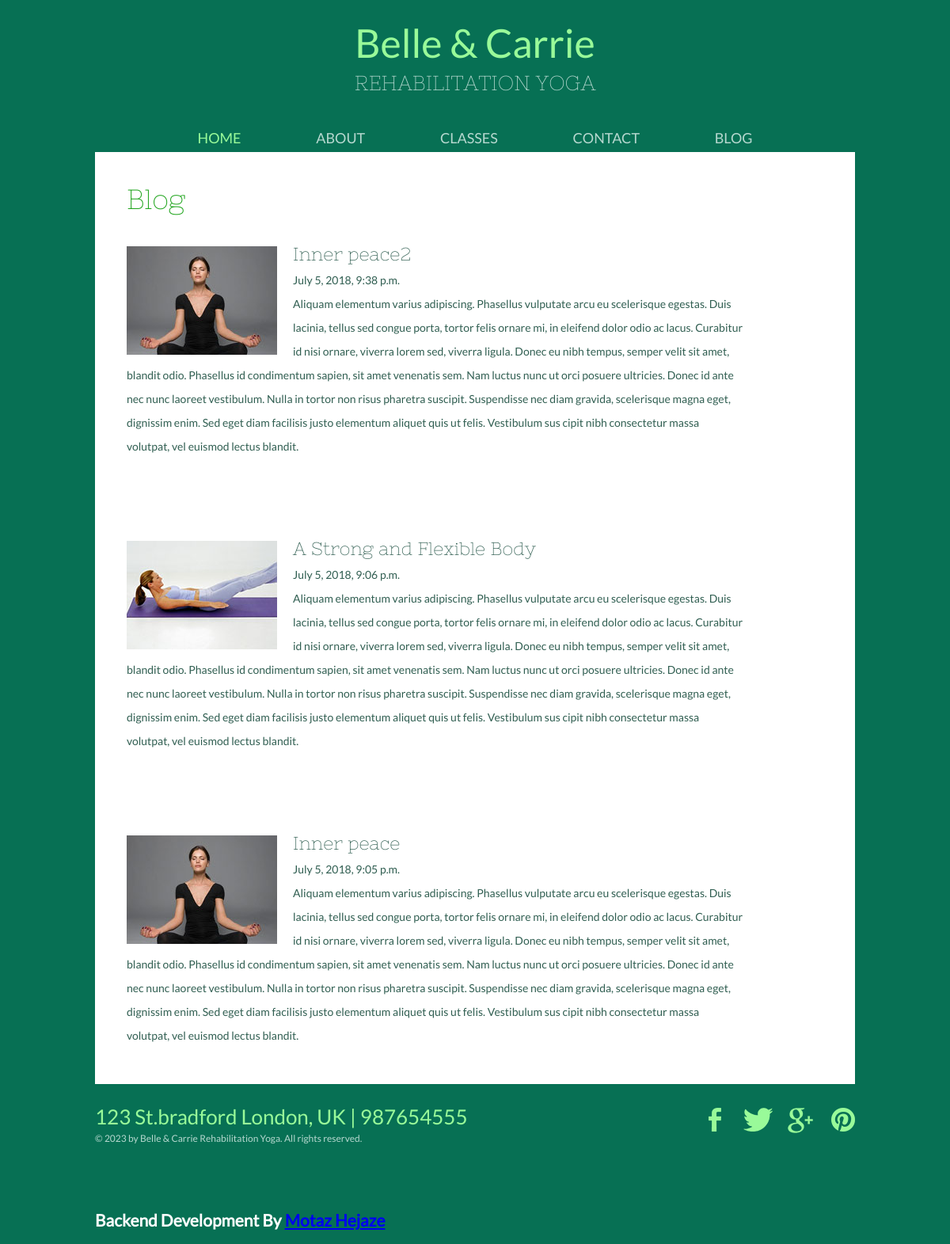
Screenshot of /blog/ with the database file from the repository.
### yoga/models.py (models this page shows)
class Post(models.Model):
    title = models.CharField(max_length=100)
    image = models.ImageField(upload_to='posts_images')
    date = models.DateField()
    paragraph = models.TextField()
    published = models.BooleanField(default=False)
    created_at = models.DateTimeField(auto_now_add=True,db_index=True)
    updated_at = models.DateTimeField(auto_now=True)
    class Meta:
        verbose_name = 'Post'
        verbose_name_plural = 'Posts'

class Information(models.Model):
    address = models.CharField(max_length=50)
    phone = models.CharField(max_length=20)
    facebook = models.URLField(max_length=50)
    twitter = models.URLField(max_length=50)
    pinterest = models.URLField(max_length=50)
    google = models.URLField(max_length=50)
    background = models.ImageField(upload_to='website_images')

### yoga/views.py (the view)
# urls.py: 2. Add a URL to urlpatterns:  path('blog/', include('blog.urls'))
def blog(request):
    site_infos = Information.objects.first()
    posts = Post.objects.filter(published=True).order_by('-created_at')[:3]
    data = {'site_infos':site_infos,
            'posts':posts,
    }
    return render(request, 'yoga/blog.html' , context=data)

### yoga/templates/yoga/blog.html
{% extends "layout.html" %}
{% block content %}
<div id="body">
    <h2>Blog</h2>
    <ul class="blog">
        {% for post in posts %}
        <li>
            <img src="{{ post.image.url }}" alt="yoga in group">
            <h3><a href="{% url 'post' post.id %}">{{ post.title }}</a></h3>
            <span>{{ post.created_at }} </span>
            <p>
                {{ post.paragraph }}
            </p>
        </li>
        {% endfor %}
    </ul>
</div>
<div id="footer">
		<div>
			<span>{{ site_infos.address }} | {{ site_infos.phone }}</span>
			<p>
				&copy; 2023 by Belle &amp; Carrie Rehabilitation Yoga. All rights reserved.
			</p>
		</div>
		<div id="connect">
			<a href="{{ site_infos.facebook }}" id="facebook" target="_blank">Facebook</a>
			<a href="{{ site_infos.twitter }}" id="twitter" target="_blank">Twitter</a>
			<a href="{{ site_infos.google }}" id="googleplus" target="_blank">Google&#43;</a>
			<a href="{{ site_infos.pinterest }}" id="pinterest" target="_blank">Pinterest</a>
		</div>
	</div>
{% endblock %}

### yoga/templates/layout.html (shortened to what this page needs)
{% load static %}
<!DOCTYPE html>
<html>
<head>
	<link rel="stylesheet" type="text/css" href="{% static 'yoga/css/style.css' %}">
	<link rel="stylesheet" type="text/css" href="{% static 'yoga/css/mobile.css' %}">
</head>
<body>
	<div id="header">
		<h1><a href="{% url  'home' %}">Belle &amp; Carrie <span>Rehabilitation Yoga</span></a></h1>
		<ul id="navigation">
			<li class="current">
				<a href="{% url  'home' %}">Home</a>
			</li>
			<li>
				<a href="{% url  'about' %}">About</a>
			</li>
			<li>
				<a href="{% url  'classes' %}">Classes</a>
			</li>
			<li>
				<a href="{% url  'contact' %}">Contact</a>
			</li>
			<li>
				<a href="{% url  'blog' %}">Blog</a>
			</li>
		</ul>
    </div>
    {% block content %}
    {% endblock %}
<div id="me">
	<p style="color: white;margin-top:2px;"><h2>Backend Development By <a href="https://www.linkedin.com/in/al-motaz-hejazy/">Motaz Hejaze</a></h2></p>
</div>
</body>
</html>

### yoga/static/yoga/css/style.css (style rules this page uses)
body { background: #077054; color: #315f52; font-family: 'latoregular'; font-size: 14px; margin: 0; padding: 0; }
a { outline: none; }
img { border: none; }
p { line-height: 30px; margin: 0; }
#header { margin: 0 auto; max-width: 960px; }
#header h1 { font-size: 50px; font-weight: normal; line-height: 50px; margin: 0; padding: 30px 0; text-align: center; }
#header h1 a { color: #99fa99; text-decoration: none; }
#header h1 a span { color: #b6d8cf; display: block; font-family: 'nixie_oneregular'; font-size: 26px; text-transform: uppercase; }
#header ul#navigation { list-style: none; margin: 0; padding: 0; text-align: center; }
#header ul#navigation li { display: inline; line-height: 30px; position: relative; }
#header ul#navigation li a { color: #b6d8cf; font-size: 18px; padding: 0 46px; text-align: center; text-decoration: none; text-transform: uppercase; }
#header ul#navigation li.current a { color: #99fa99; }
#body { background: #ffffff; margin: 1px auto 0; max-width: 880px; min-height: 827px; overflow: hidden; padding: 45px 40px 46px; }
#body > h2 { color: #21a51e; font-family: 'nixie_oneregular'; font-size: 35px; font-weight: normal; line-height: 30px; margin: 0; padding: 0 0 44px; }
#body div.content h3, #body form h3, #body ul.blog li h3 { font-family: 'nixie_oneregular'; font-size: 23px; font-weight: normal; line-height: 30px; margin: 0; padding: 25px 0 0; }
#body ul.blog { list-style: none; margin: 0; padding: 0; }
#body ul.blog li { overflow: hidden; padding: 104px 100px 0 0; }
#body ul.blog li:first-child { padding: 0 100px 0 0; }
#body ul.blog li img { display: block; float: left; margin: 0 20px 0 0; max-width: 100%; width: auto; }
#body ul.blog li h3 { line-height: 20px; padding: 0 0 8px; }
#body ul.blog li h3 a, #body div.content div.sidebar ul li h4 a { color: #315f52; text-decoration: none; }
#body ul.blog li span, #body div.content div.article span, #body div.content div.sidebar ul li span { display: block; line-height: 30px; }
#footer { margin: 0 auto; max-width: 960px; overflow: hidden; padding: 30px 0 60px; }
#footer div { float: left; width: 500px; }
#footer div span { color: #99fa99; display: block; font-size: 26px; line-height: 24px; }
#footer div p { color: #b6d8cf; font-size: 12px; line-height: 30px; }
#footer div#connect { float: right; overflow: hidden; width: auto; }
#footer div#connect a { background: url(../images/icons.png) no-repeat; display: block; float: left; text-indent: -99999px; }
#footer div#connect a#facebook { background-position: 0 0; height: 30px; width: 16px; }
#footer div#connect a#twitter { background-position: 0 -30px; height: 30px; margin: 0 0 0 28px; width: 37px; }
#footer div#connect a#googleplus { background-position: 0 -61px; height: 32px; margin: 0 0 0 19px; width: 32px; }
#footer div#connect a#pinterest { background-position: 0 -94px; height: 30px; margin: 0 0 0 23px; width: 30px; }
div#me { margin: 0 auto; max-width: 960px; overflow: hidden; padding: -1px 0 60px; color:white; }

### rows the page displays
Post: image (picture), title "Inner peace2", created_at "July 5, 2018, 9:38 p.m.", paragraph "Aliquam elementum varius adipiscing. Phasellus vulputate arcu eu scelerisque egestas. Duis lacinia, tellus sed congue porta, tortor felis ornare mi, in eleifend dolor odio ac lacus. Curabitur id nisi ornare, viverra lorem sed, viverra ligula. Donec eu nibh tempus, semper velit sit amet, blandit odio. Phasellus id condimentum sapien, sit amet venenatis sem. Nam luctus nunc ut orci posuere ultricies. Donec id ante nec nunc laoreet vestibulum. Nulla in tortor non risus pharetra suscipit. Suspendisse nec diam gravida, scelerisque magna eget, dignissim enim. Sed eget diam facilisis justo elementum aliquet quis ut felis. Vestibulum sus cipit nibh consectetur massa volutpat, vel euismod lectus…"
Post: image (picture), title "A Strong and Flexible Body", created_at "July 5, 2018, 9:06 p.m.", paragraph "Aliquam elementum varius adipiscing. Phasellus vulputate arcu eu scelerisque egestas. Duis lacinia, tellus sed congue porta, tortor felis ornare mi, in eleifend dolor odio ac lacus. Curabitur id nisi ornare, viverra lorem sed, viverra ligula. Donec eu nibh tempus, semper velit sit amet, blandit odio. Phasellus id condimentum sapien, sit amet venenatis sem. Nam luctus nunc ut orci posuere ultricies. Donec id ante nec nunc laoreet vestibulum. Nulla in tortor non risus pharetra suscipit. Suspendisse nec diam gravida, scelerisque magna eget, dignissim enim. Sed eget diam facilisis justo elementum aliquet quis ut felis. Vestibulum sus cipit nibh consectetur massa volutpat, vel euismod lectus…"
Post: image (picture), title "Inner peace", created_at "July 5, 2018, 9:05 p.m.", paragraph "Aliquam elementum varius adipiscing. Phasellus vulputate arcu eu scelerisque egestas. Duis lacinia, tellus sed congue porta, tortor felis ornare mi, in eleifend dolor odio ac lacus. Curabitur id nisi ornare, viverra lorem sed, viverra ligula. Donec eu nibh tempus, semper velit sit amet, blandit odio. Phasellus id condimentum sapien, sit amet venenatis sem. Nam luctus nunc ut orci posuere ultricies. Donec id ante nec nunc laoreet vestibulum. Nulla in tortor non risus pharetra suscipit. Suspendisse nec diam gravida, scelerisque magna eget, dignissim enim. Sed eget diam facilisis justo elementum aliquet quis ut felis. Vestibulum sus cipit nibh consectetur massa volutpat, vel euismod lectus…"
Information: address "123 St.bradford London, UK", phone "987654555"
